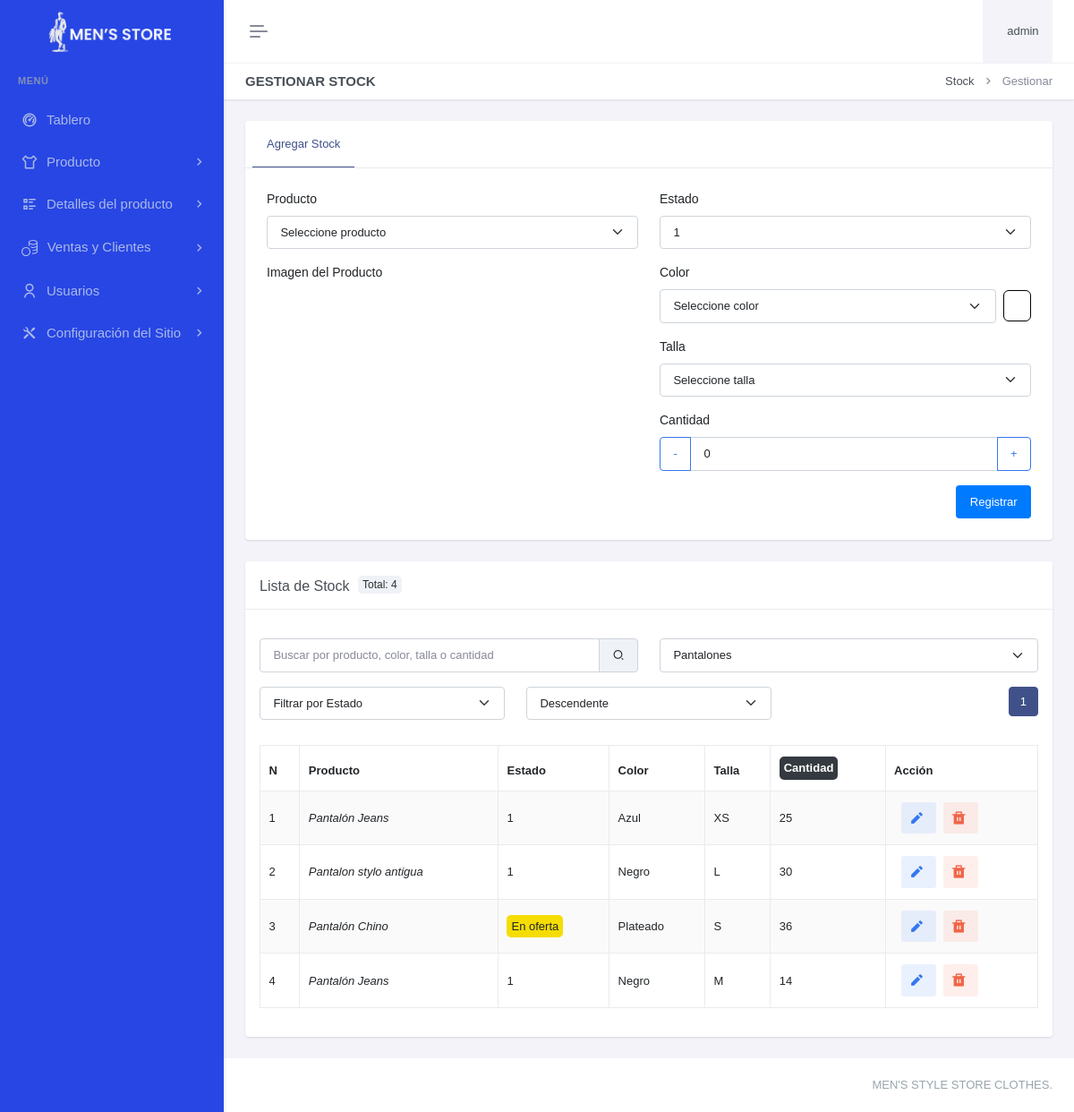
/paneladministrador/productos/stock/gestionar-stock.php?filterCategory=29 (signed in), run on an earlier commit of the app's database.
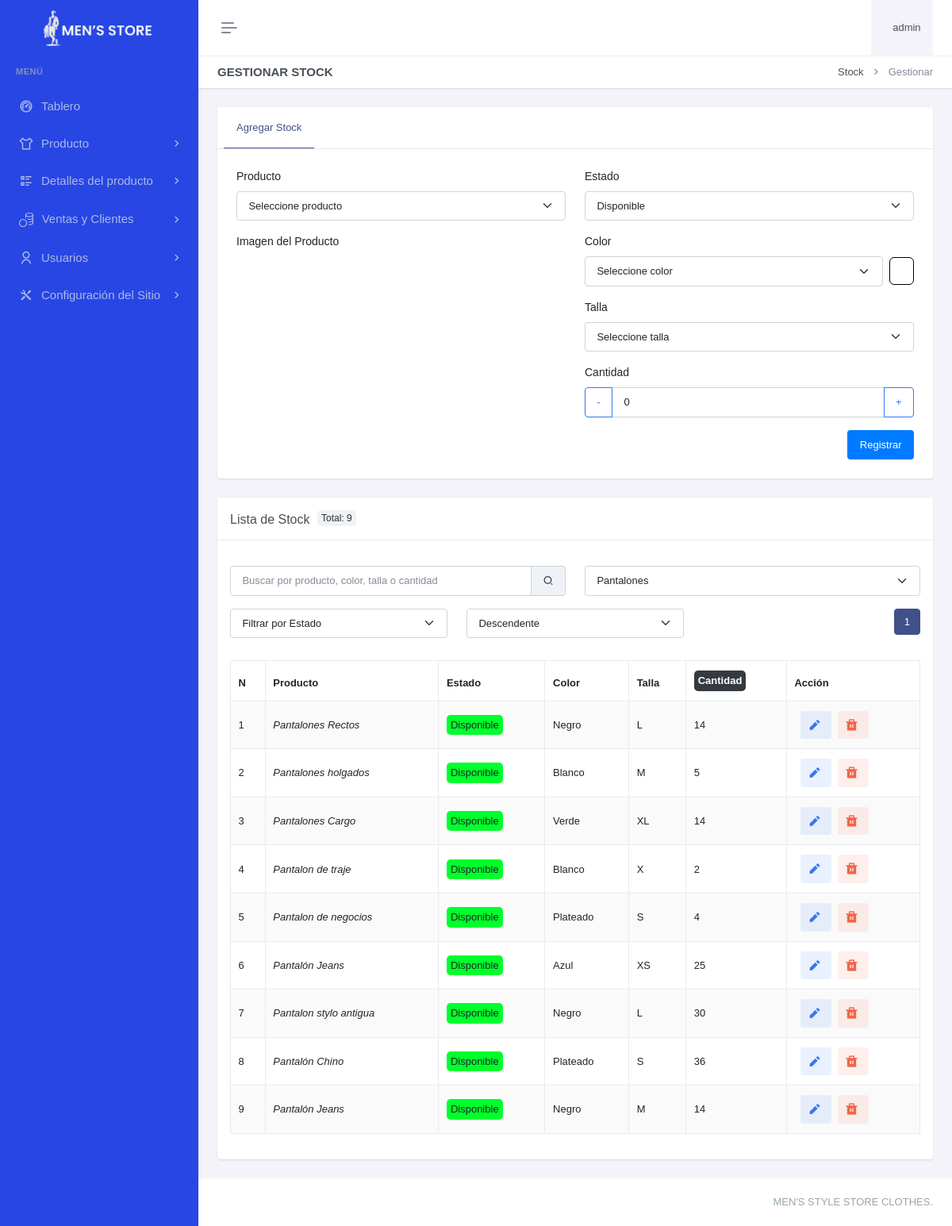
And on a later commit of the database.
### tables this page shows
CREATE TABLE `stock` (
  `stoId` int(11) NOT NULL,
  `proId` int(11) DEFAULT NULL,
  `estId` int(11) DEFAULT NULL,
  `colId` int(11) DEFAULT NULL,
  `talId` int(11) DEFAULT NULL,
  `stoCantidad` int(11) DEFAULT NULL,
  `stoFechaRegis` datetime DEFAULT current_timestamp() ON UPDATE current_timestamp()
);

CREATE TABLE `producto` (
  `proId` int(11) NOT NULL,
  `catId` int(11) DEFAULT NULL,
  `marId` int(11) DEFAULT NULL,
  `proNombre` varchar(50) NOT NULL,
  `proDescripcion` varchar(150) DEFAULT NULL,
  `proImg` varchar(255) DEFAULT NULL,
  `proImg2` varchar(255) DEFAULT NULL,
  `proPrecio` decimal(8,2) DEFAULT NULL,
  `proFechaRegistro` datetime DEFAULT current_timestamp() ON UPDATE current_timestamp()
);

CREATE TABLE `color` (
  `colId` int(11) NOT NULL,
  `colNombre` varchar(50) NOT NULL,
  `colCodigoHex` varchar(30) DEFAULT NULL,
  `colFechaRegis` datetime DEFAULT current_timestamp()
);

CREATE TABLE `talla` (
  `talId` int(11) NOT NULL,
  `talNombre` varchar(30) DEFAULT NULL,
  `talFechaRegis` datetime DEFAULT current_timestamp()
);

### paneladministrador/productos/stock/gestionar-stock.php (the view, shortened to what the changed rows need)
<?php
include "../../header.php";
include "../../sidebar.php";
$registros_por_pagina = 10;
$pagina_actual = isset($_GET['pagina']) ? (int)$_GET['pagina'] : 1;
$offset = ($pagina_actual - 1) * $registros_por_pagina;
$search = isset($_GET['search']) ? $_GET['search'] : '';
$filterCategory = isset($_GET['filterCategory']) ? $_GET['filterCategory'] : '';
$filterState = isset($_GET['filterState']) ? $_GET['filterState'] : '';
$order_dir = isset($_GET['order_dir']) ? $_GET['order_dir'] : 'DESC';
$search_param = "%$search%";
$query_total = "SELECT COUNT(*) as total FROM stock s
                INNER JOIN producto p ON s.proId=p.proId
                INNER JOIN talla t ON s.talId=t.talId
                INNER JOIN color c ON s.colId=c.colId
                INNER JOIN estado e ON s.estId=e.estId
                LEFT JOIN oferta o ON s.stoId = o.stoId
                WHERE (p.proNombre LIKE ? OR c.colNombre LIKE ? OR t.talNombre LIKE ? OR s.stoCantidad LIKE ?)";
$params = [$search_param, $search_param, $search_param, $search_param];
if ($filterCategory) {
    $query_total .= " AND p.catId = ?";
    $params[] = $filterCategory;
}
$stmt_total = $con->prepare($query_total);
$stmt_total->bind_param(str_repeat('s', count($params)), ...$params);
$stmt_total->execute();
$result_total = $stmt_total->get_result();
$total_registros = $result_total->fetch_assoc()['total'];
$total_paginas = ceil($total_registros / $registros_por_pagina);
$estId = '';
?>
<div class="main-content">
    <div class="page-content">
        <div class="container-fluid">
            <div class="row">
                <div class="col-xxl-9">
                    <div class="card mt-xxl-n5">
                        <div class="card-body p-4">
                            <div class="tab-content">
                                <div class="tab-pane active" id="stockDetails" role="tabpanel">
                                    <form method="POST" action="">
                                        <div class="row">
                                            <div class="col-lg-6">
                                            <div class="mb-3">
                                                    <label for="estId" class="form-label">Estado</label>
                                                    <select class="form-select" id="estId" name="estId" required>
                                                        <?php
                                                        $query = "SELECT estId, estDisponible FROM estado";
                                                        $result = mysqli_query($con, $query);
                                                        while ($row = mysqli_fetch_assoc($result)) {
                                                            $selected = ($row['estId'] == $estId) ? 'selected' : '';
                                                            echo "<option value='{$row['estId']}' $selected>{$row['estDisponible']}</option>";
                                                        }
                                                        ?>
                                                    </select>
                                                </div>
                                            </div>
                                        </div>
                                    </form>
                                </div>
                            </div>
                        </div>
                    </div>
                    <div class="card mt-4" id="example">
                        <div class="card-header">
                          <h5 class="card-title mb-0">Lista de Stock <div class="badge-total">Total: <?php echo $total_registros; ?></div></h5>
                        </div>
                        <div class="card-body">
                            <div class="row mb-3">
                                <div class="col-md-4 mt-3 d-flex justify-content-end">
                                <nav aria-label="Page navigation example">
                                    <ul class="pagination justify-content-center">
                                        <?php for ($i = 1; $i <= $total_paginas; $i++): ?>
                                            <li class="page-item <?php echo ($i == $pagina_actual) ? 'active' : ''; ?>">
                                                <a class="page-link" href="?pagina=<?php echo $i; ?>&search=<?php echo htmlspecialchars($search); ?>&filterCategory=<?php echo htmlspecialchars($filterCategory); ?>&filterState=<?php echo htmlspecialchars($filterState); ?>&order_dir=<?php echo htmlspecialchars($order_dir); ?>#example"><?php echo $i; ?></a>
                                            </li>
                                        <?php endfor; ?>
                                    </ul>
                                </nav>
                            </div>
                            </div>
                            <table class="table table-bordered dt-responsive nowrap table-striped align-middle" style="width:100%">
                                <thead>
                                    <tr>
                                    <th>N</th>
                                        <th>Producto</th>
                                        <th>Estado</th>
                                        <th>Color</th>
                                        <th>Talla</th>
                                        <th> <div class="badge-dark"> Cantidad</div></th>
                                        <th>Acción</th>
                                    </tr>
                                </thead>
                                <tbody>
                                <?php
                             $query = "SELECT s.stoId, p.proNombre, e.estDisponible, c.colNombre, t.talNombre, s.stoCantidad, p.proImg, p.proPrecio, cat.catNombre, m.marNombre,
                             CASE WHEN o.stoId IS NOT NULL THEN 'En oferta' ELSE e.estDisponible END AS estado
                             FROM stock AS s
                             INNER JOIN producto AS p ON s.proId = p.proId
                             INNER JOIN estado AS e ON s.estId = e.estId
                             INNER JOIN color AS c ON s.colId = c.colId
                             INNER JOIN talla AS t ON s.talId = t.talId
                             INNER JOIN categoria AS cat ON p.catId = cat.catId
                            INNER JOIN marca as m on p.marId= m.marId
                             LEFT JOIN oferta o ON s.stoId = o.stoId
                             WHERE (p.proNombre LIKE ? OR c.colNombre LIKE ? OR t.talNombre LIKE ? OR s.stoCantidad LIKE ?)";
                                    $params = [$search_param, $search_param, $search_param, $search_param];
                                    if ($filterCategory) {
                                        $query .= " AND p.catId = ?";
                                        $params[] = $filterCategory;
                                    }
                                    $query .= " ORDER BY s.stoId $order_dir LIMIT $registros_por_pagina OFFSET $offset";
                                    $stmt = $con->prepare($query);
                                    $stmt->bind_param(str_repeat('s', count($params)), ...$params);
                                    $stmt->execute();
                                    $result = $stmt->get_result();
                                    $numero_registro = $offset + 1;
                                    while ($row = mysqli_fetch_assoc($result)) {
                                        $estado = $row['estado'];
                                        $estadoClass = 'badge-secondary';
                                        if ($estado == 'Disponible') {
                                            $estadoClass = 'badge-success';
                                        } elseif ($estado == 'No disponible') {
                                            $estadoClass = 'badge-danger';
                                        } elseif ($estado == 'En oferta') {
                                            $estadoClass = 'badge-warning';
                                        }
                                        echo "<tr id='stock-{$row['stoId']}'>
                                   <td>{$numero_registro}</td>
                                <td data-img='{$row['proImg']}' data-marca='{$row['marNombre']}' data-price='{$row['proPrecio']}' data-category='{$row['catNombre']}'
                                class='product-name'>{$row['proNombre']}</td>
                                   <td><span class='{$estadoClass}'>{$estado}</span></td>
                                   <td>{$row['colNombre']}</td>
                                   <td>{$row['talNombre']}</td>
                                   <td>{$row['stoCantidad']}</td>
                                   <td>
                                      <a href='editarstock.php?id={$row['stoId']}' class='btn btn-soft-secondary btn-sm ms-2 me-1' aria-label='Editar' title='Editar'>
                                          <i class='ri-pencil-fill align-bottom me-1' style='font-size: 1.5em;'></i>
                                      </a>
                                      <a href='javascript:void(0);' class='btn btn-soft-danger btn-sm' onclick='confirmDeleteStock({$row['stoId']})' aria-label='Eliminar' title='Eliminar'>
                                          <i class='ri-delete-bin-fill align-bottom me-1' style='font-size: 1.5em;'></i>
                                      </a>
                                   </td>
                              </tr>";
                                            $numero_registro++;
                                    }
                                    ?>
                                </tbody>
                            </table>
                        </div>
                    </div>
                </div>
            </div>
        </div>
    </div>
</div>
<?php include "../../footer.php";?>

What changed in the data, as far as the page shows it:
added stock: proId.proNombre "Pantalones Rectos", estado "Disponible", colId.colNombre "Negro", talId.talNombre "L", stoCantidad "14"
added stock: proId.proNombre "Pantalones holgados", estado "Disponible", colId.colNombre "Blanco", talId.talNombre "M", stoCantidad "5"
added stock: proId.proNombre "Pantalones Cargo", estado "Disponible", colId.colNombre "Verde", talId.talNombre "XL", stoCantidad "14"
added stock: proId.proNombre "Pantalon de traje", estado "Disponible", colId.colNombre "Blanco", talId.talNombre "X", stoCantidad "2"
added stock: proId.proNombre "Pantalon de negocios", estado "Disponible", colId.colNombre "Plateado", talId.talNombre "S", stoCantidad "4"
computed for stock "Azul": estado "1" → "Disponible"
computed for stock "Pantalon stylo antigua": estado "1" → "Disponible"
computed for stock "Pantalón Chino": estado "En oferta" → "Disponible"
computed for stock (number 9 of 9 on the later page): estado "1" → "Disponible"
Also different on the page:
form field estId: "1" → "Disponible"
$total_registros: "4" → "9"
